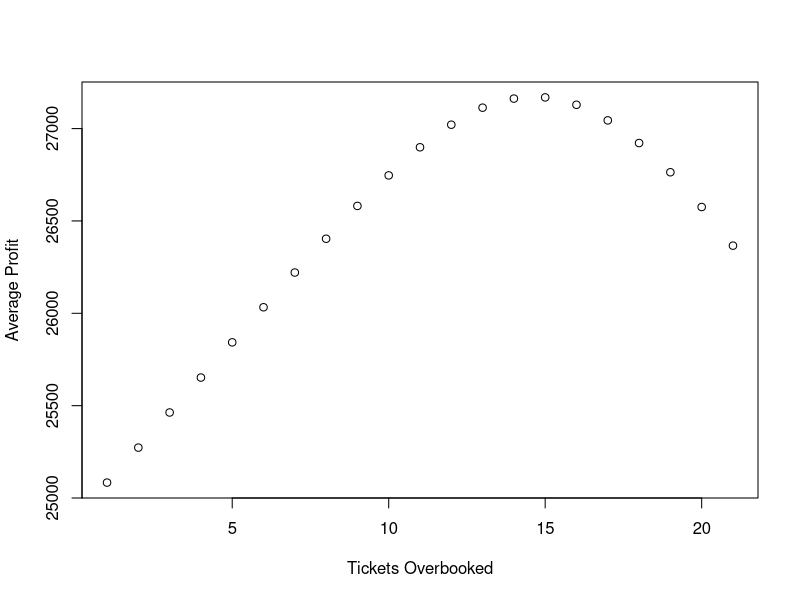

Recreate this plot in R.
#Inputs
Fare<-200
Seats<-132
Refund<-0.5
BumpCost<-2.5
NSRate<-.1
Tickets<-150

#Simple Model - using expected outcomes
NoShows<-Tickets*NSRate
Arrivals<-Tickets-NoShows
Bumps<-max(0,Tickets-NoShows-Seats)
Profit<-Tickets*Fare-NoShows*Fare*Refund-Bumps*Fare*BumpCost
Profit
Profit

#
replications<-1000
NoShows<-rbinom(replications,Tickets,NSRate)
NoShows


#sketch of model

Profit<-c()
data <- data.frame(matrix(NA,    # Create empty data frame
nrow = 100,
ncol = 0))

for(i in 0:20){  
    set.seed(123)
    Tickets=Seats + i
    NoShows<-rbinom(replications,Tickets,NSRate)
    Arrivals=Tickets- NoShows
    Bumps<-pmax(0,Tickets-NoShows-Seats)
    Profit=Tickets*Fare-NoShows*Fare*Refund-Bumps*Fare*BumpCost
    ProfitDF<-as.data.frame(Profit)
    colnames(ProfitDF)<-paste(i)
    data<-cbind(data, ProfitDF)
}
View(data)
colMeans(data)  #Average profit of overbooking 0-20 tickets, 1000 replications
MeanProfit<-as.data.frame(colMeans(data))
MeanProfit$TixOverbooked <- 1:nrow(MeanProfit) 
colnames(MeanProfit)<-c("Average Profit", "Tickets Overbooked")
View(MeanProfit)
plot(MeanProfit[2:1]) #Plot of average profit of 1000 simulations, overbooking 0 to 20 tickets
